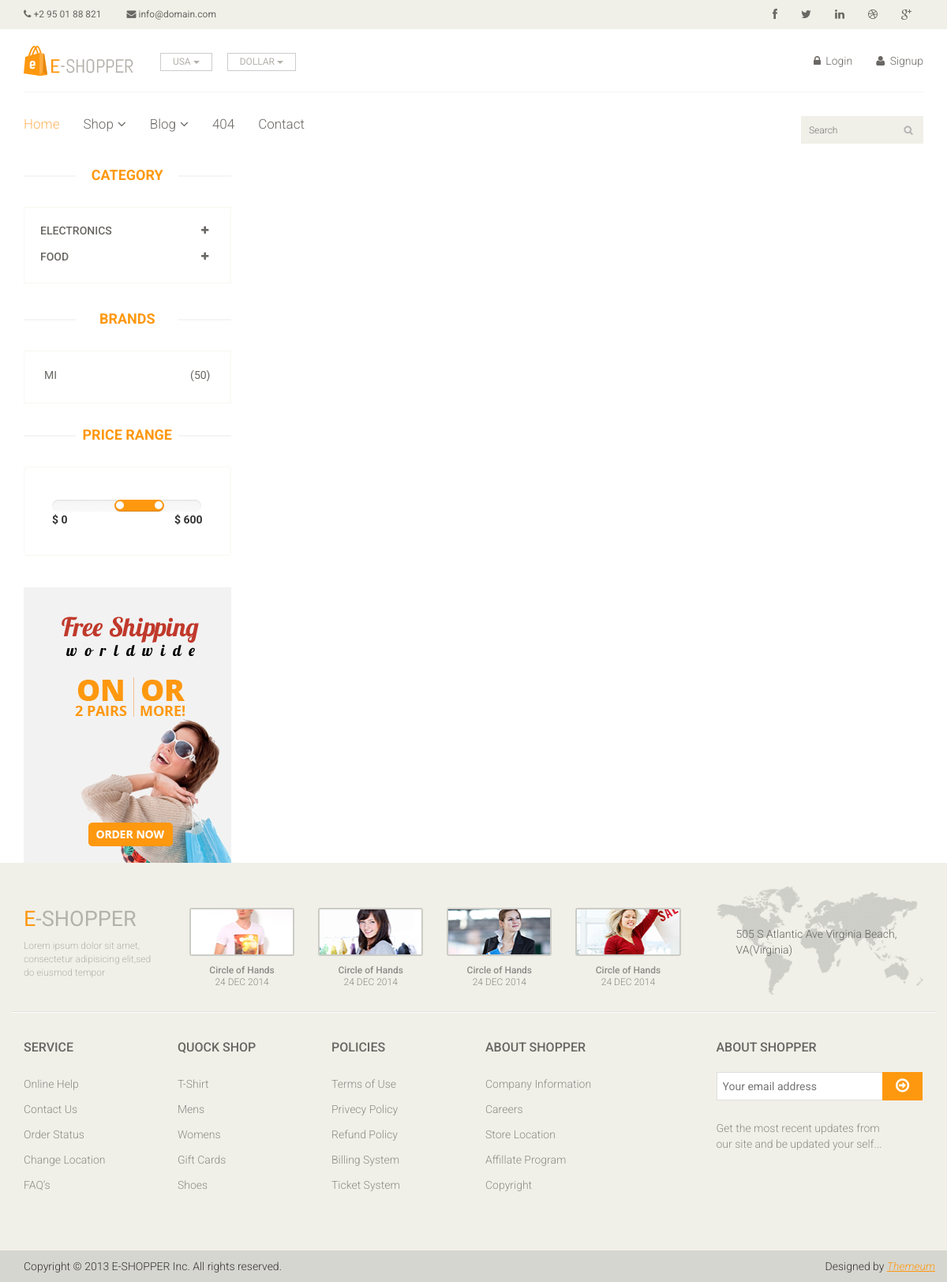
The page /detail/mobile on the database its author committed.
### home/models.py (models this page shows, shortened)
class Category(models.Model):
	title = models.CharField(max_length = 300)
	description = models.TextField(blank = True)
	slug = models.CharField(max_length = 500)
	image = models.TextField(blank = True)

class Brand(models.Model):
	title = models.CharField(max_length = 300)
	description = models.TextField(blank = True)
	slug = models.CharField(max_length = 500)
	image = models.TextField(blank = True,null = True)

### home/views.py (the view)
# urls.py: path('detail/<slug>', ProductDetailView.as_view(), name='detail'),
class ProductDetailView(BaseViews):
	def get(self,request,slug):
		self.views['details'] = Item.objects.filter(slug = slug)
		self.views['reviews'] = Review.objects.filter(product = slug)
		return render(request,'product-details.html',self.views)

### home/models.py (called while the page is built)
	def get_subcat_url(self):
		return reverse("home:subcategory",kwargs = {'slug':self.slug})

### templates/product-details.html (shortened to what this page needs)
{% extends 'base.html' %}
{% load static %}
{% block content %}
	<section>
		<div class="container">
			<div class="row">
				<div class="col-sm-3">
					<div class="left-sidebar">
						<h2>Category</h2>
						<div class="panel-group category-products" id="accordian">
							{% for cat in category %}
							<div class="panel panel-default">
								<div class="panel-heading">
									<h4 class="panel-title">
										<a data-toggle="collapse" data-parent="#accordian" href="#{{cat.id}}">
											<span class="badge pull-right"><i class="fa fa-plus"></i></span>
											{{cat.title}}
										</a>
									</h4>
								</div>
							</div>
							{% endfor %}
						</div>
						<div class="brands_products">
							<h2>Brands</h2>
							<div class="brands-name">
								<ul class="nav nav-pills nav-stacked">
									{% for brand in brands %}
									<li><a href="#"> <span class="pull-right">(50)</span>{{brand.title}}</a></li>
									{% endfor %}
								</ul>
							</div>
						</div>
						<div class="price-range">
							<h2>Price Range</h2>
							<div class="well">
								 <input type="text" class="span2" value="" data-slider-min="0" data-slider-max="600" data-slider-step="5" data-slider-value="[250,450]" id="sl2" ><br />
								 <b>$ 0</b> <b class="pull-right">$ 600</b>
							</div>
						</div>
						<div class="shipping text-center">
							<img src="images/home/shipping.jpg" alt="" />
						</div>
					</div>
				</div>
			</div>
		</div>
	</section>
	{% endblock %}

### static/css/main.css (style rules this page uses)
body { font-family: 'Roboto', sans-serif; background:; position: relative; font-weight:400px; }
ul li { list-style: none; }
a { -webkit-transition: 300ms; -moz-transition: 300ms; -o-transition: 300ms; transition: 300ms; }
h1, h2, h3, h4, h5, h6 { font-family: 'Roboto', sans-serif; }
.category-products { border: 1px solid #F7F7F0; margin-bottom: 35px; padding-bottom: 20px; padding-top: 15px; }
.left-sidebar h2, .brands_products h2 { color: #FE980F; font-family: 'Roboto', sans-serif; font-size: 18px; font-weight: 700; margin: 0 auto 30px; text-align: center; text-transform: uppercase; position: relative; z-index:3; }
.left-sidebar h2:after, h2.title:after { content: " "; position: absolute; border: 1px solid #f5f5f5; bottom:8px; left: 0; width: 100%; height: 0; z-index: -2; }
.left-sidebar h2:before { content: " "; position: absolute; background: #fff; bottom: -6px; width: 130px; height: 30px; z-index: -1; left: 50%; margin-left: -65px; }
.category-products .panel { background-color: #FFFFFF; border: 0px; border-radius: 0px; box-shadow:none; margin-bottom: 0px; }
.category-products .panel-default .panel-heading { background-color: #FFFFFF; border: 0 none; color: #FFFFFF; padding: 5px 20px; }
.category-products .panel-default .panel-heading .panel-title a { color: #696763; font-family: 'Roboto', sans-serif; font-size: 14px; text-decoration: none; text-transform: uppercase; }
.category-products .badge { background:none; border-radius: 10px; color: #696763; display: inline-block; font-size: 12px; font-weight: bold; line-height: 1; min-width: 10px; padding: 3px 7px; text-align: center; vertical-align: baseline; white-space: nowrap; }
.brands-name { border: 1px solid #F7F7F0; padding-bottom: 20px; padding-top: 15px; }
.brands-name .nav-stacked li a { background-color: #FFFFFF; color: #696763; font-family: 'Roboto', sans-serif; font-size: 14px; padding: 5px 25px; text-decoration: none; text-transform: uppercase; }
.shipping { background-color: #F2F2F2; margin-top: 40px; overflow: hidden; padding-top: 20px; position: relative; }
.price-range { margin-top:30px; }
.well { background-color: #FFFFFF; border: 1px solid #F7F7F0; border-radius: 4px; box-shadow: none; margin-bottom: 20px; min-height: 20px; padding: 35px; }

### rows shown on the page
Category: title "ELECTRONICS"
Category: title "FOOD"
Brand: title "MI"
